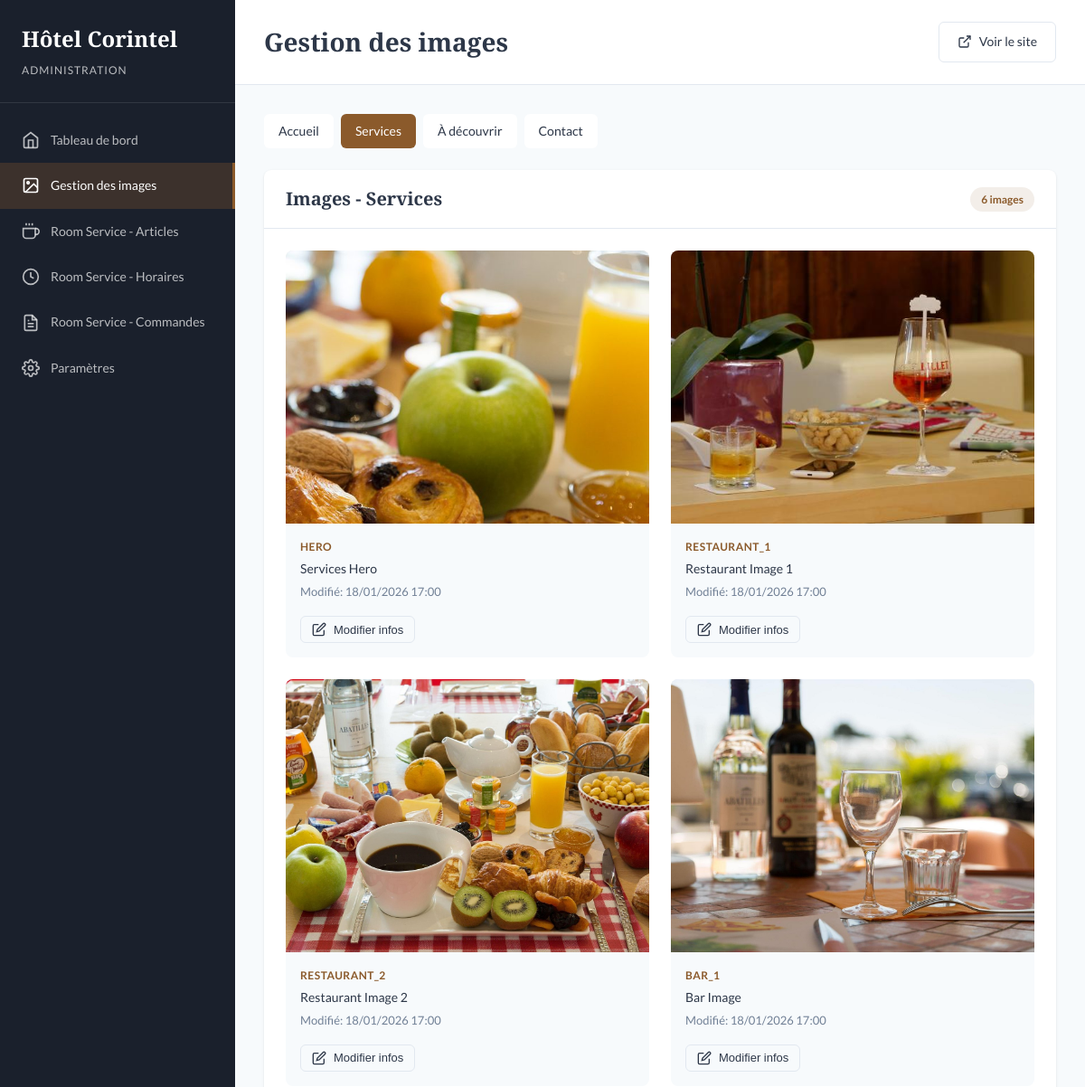
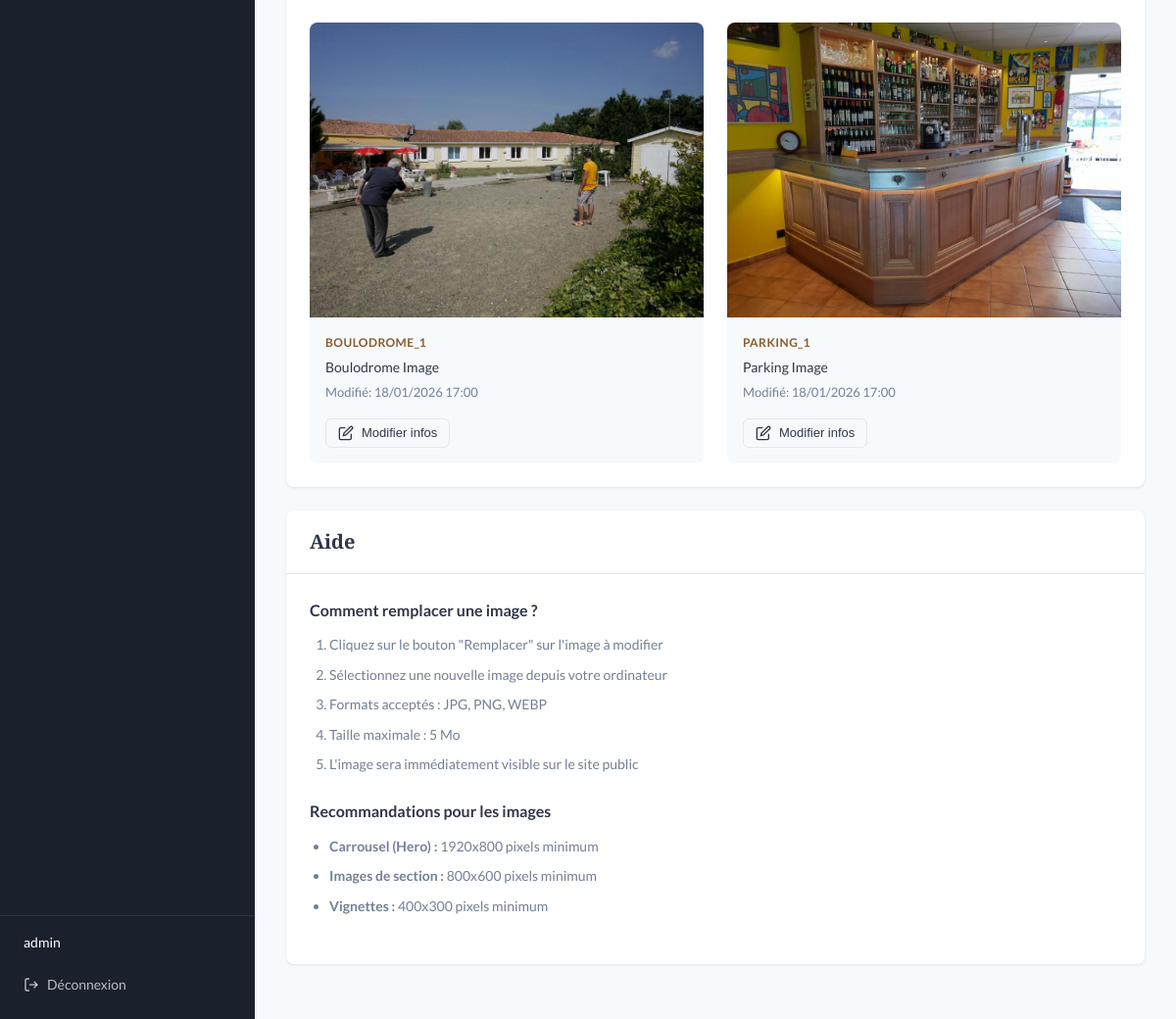
Screenshot of /admin/images.php?section=services (signed in) with the database file from the repository (2 pictures, top to bottom).
### tables this page shows
CREATE TABLE IF NOT EXISTS images (
    id INT AUTO_INCREMENT PRIMARY KEY,
    filename VARCHAR(255) NOT NULL,
    original_filename VARCHAR(255),
    section VARCHAR(50) NOT NULL,
    position INT NOT NULL DEFAULT 1,
    slot_name VARCHAR(100),
    title VARCHAR(255),
    alt_text VARCHAR(255),
    created_at DATETIME DEFAULT CURRENT_TIMESTAMP,
    updated_at DATETIME DEFAULT CURRENT_TIMESTAMP ON UPDATE CURRENT_TIMESTAMP,
    UNIQUE KEY unique_section_position (section, position),
    INDEX idx_section (section)
);

### includes/auth.php (called while the page is built, shortened)
<?php
function getCurrentAdmin(): ?array {
    $pdo = getDatabase();
    $stmt = $pdo->prepare('SELECT id, username, email, last_login FROM admins WHERE id = ?');
    $stmt->execute([$_SESSION['admin_id']]);
    return $stmt->fetch() ?: null;
}

### includes/functions.php (called while the page is built, shortened)
<?php
function getImagesBySection(string $section): array {
    $pdo = getDatabase();
    $stmt = $pdo->prepare('SELECT * FROM images WHERE section = ? ORDER BY position ASC');
    $stmt->execute([$section]);
    return $stmt->fetchAll();
}
function getAllSections(): array {
    return [
        'home' => 'Accueil',
        'services' => 'Services',
        'activities' => 'À découvrir',
        'contact' => 'Contact'
    ];
}
function h(string $string): string {
    return htmlspecialchars($string, ENT_QUOTES, 'UTF-8');
}
function formatDate(?string $date): string {
    return date('d/m/Y H:i', strtotime($date));
}

### admin/images.php (the view, shortened to what this page needs)
<?php
require_once __DIR__ . '/../includes/auth.php';
require_once __DIR__ . '/../includes/functions.php';
$admin = getCurrentAdmin();
$sections = getAllSections();
$currentSection = $_GET['section'] ?? 'home';
$images = getImagesBySection($currentSection);
?>
<!DOCTYPE html>
<html lang="fr">
<head>
    <link rel="stylesheet" href="admin-style.css">
</head>
<body>
    <div class="admin-layout">
        <aside class="admin-sidebar">
            <div class="sidebar-header">
                <h2>Hôtel Corintel</h2>
                <span>Administration</span>
            </div>
            <nav class="sidebar-nav">
                <a href="index.php" class="nav-item">
                    <svg viewBox="0 0 24 24" fill="none" stroke="currentColor" stroke-width="2">
                        <path d="M3 9l9-7 9 7v11a2 2 0 0 1-2 2H5a2 2 0 0 1-2-2z"/>
                        <polyline points="9 22 9 12 15 12 15 22"/>
                    </svg>
                    Tableau de bord
                </a>
                <a href="images.php" class="nav-item active">
                    <svg viewBox="0 0 24 24" fill="none" stroke="currentColor" stroke-width="2">
                        <rect x="3" y="3" width="18" height="18" rx="2" ry="2"/>
                        <circle cx="8.5" cy="8.5" r="1.5"/>
                        <polyline points="21 15 16 10 5 21"/>
                    </svg>
                    Gestion des images
                </a>
                <a href="room-service-items.php" class="nav-item">
                    <svg viewBox="0 0 24 24" fill="none" stroke="currentColor" stroke-width="2">
                        <path d="M18 8h1a4 4 0 0 1 0 8h-1"/>
                        <path d="M2 8h16v9a4 4 0 0 1-4 4H6a4 4 0 0 1-4-4V8z"/>
                        <line x1="6" y1="1" x2="6" y2="4"/>
                        <line x1="10" y1="1" x2="10" y2="4"/>
                        <line x1="14" y1="1" x2="14" y2="4"/>
                    </svg>
                    Room Service - Articles
                </a>
                <a href="room-service-categories.php" class="nav-item">
                    <svg viewBox="0 0 24 24" fill="none" stroke="currentColor" stroke-width="2">
                        <circle cx="12" cy="12" r="10"/>
                        <polyline points="12 6 12 12 16 14"/>
                    </svg>
                    Room Service - Horaires
                </a>
                <a href="room-service-orders.php" class="nav-item">
                    <svg viewBox="0 0 24 24" fill="none" stroke="currentColor" stroke-width="2">
                        <path d="M14 2H6a2 2 0 0 0-2 2v16a2 2 0 0 0 2 2h12a2 2 0 0 0 2-2V8z"/>
                        <polyline points="14 2 14 8 20 8"/>
                        <line x1="16" y1="13" x2="8" y2="13"/>
                        <line x1="16" y1="17" x2="8" y2="17"/>
                        <polyline points="10 9 9 9 8 9"/>
                    </svg>
                    Room Service - Commandes
                </a>
                <a href="settings.php" class="nav-item">
                    Paramètres
                </a>
            </nav>
            <div class="sidebar-footer">
                <div class="user-info">
                    <span class="user-name"><?= h($admin['username']) ?></span>
                </div>
                <a href="logout.php" class="logout-btn">
                    <svg viewBox="0 0 24 24" fill="none" stroke="currentColor" stroke-width="2">
                        <path d="M9 21H5a2 2 0 0 1-2-2V5a2 2 0 0 1 2-2h4"/>
                        <polyline points="16 17 21 12 16 7"/>
                        <line x1="21" y1="12" x2="9" y2="12"/>
                    </svg>
                    Déconnexion
                </a>
            </div>
        </aside>
        <main class="admin-main">
            <header class="admin-header">
                <h1>Gestion des images</h1>
                <a href="../index.html" target="_blank" class="btn btn-outline">
                    <svg viewBox="0 0 24 24" fill="none" stroke="currentColor" stroke-width="2">
                        <path d="M18 13v6a2 2 0 0 1-2 2H5a2 2 0 0 1-2-2V8a2 2 0 0 1 2-2h6"/>
                        <polyline points="15 3 21 3 21 9"/>
                        <line x1="10" y1="14" x2="21" y2="3"/>
                    </svg>
                    Voir le site
                </a>
            </header>
            <div class="admin-content">
                <div class="section-tabs">
                    <?php foreach ($sections as $key => $name): ?>
                        <a href="?section=<?= h($key) ?>"
                           class="section-tab <?= $key === $currentSection ? 'active' : '' ?>">
                            <?= h($name) ?>
                        </a>
                    <?php endforeach; ?>
                </div>
                <div class="card">
                    <div class="card-header">
                        <h2>Images - <?= h($sections[$currentSection]) ?></h2>
                        <span class="badge"><?= count($images) ?> images</span>
                    </div>
                    <div class="card-body">
                        <?php if (empty($images)): ?>
                            <p class="empty-state">Aucune image configurée pour cette section.</p>
                        <?php else: ?>
                            <div class="images-grid">
                                <?php foreach ($images as $image): ?>
                                    <div class="image-card" data-id="<?= $image['id'] ?>">
                                        <div class="image-preview">
                                        </div>
                                        <div class="image-info">
                                            <span class="image-slot"><?= h($image['slot_name'] ?? 'Position ' . $image['position']) ?></span>
                                            <span class="image-title"><?= h($image['title'] ?? 'Sans titre') ?></span>
                                            <span class="image-date">Modifié: <?= formatDate($image['updated_at']) ?></span>
                                        </div>
                                        <div class="image-actions">
                                            <button type="button" class="btn btn-sm btn-outline" onclick="openEditModal(<?= htmlspecialchars(json_encode($image)) ?>)">
                                                <svg viewBox="0 0 24 24" fill="none" stroke="currentColor" stroke-width="2">
                                                    <path d="M11 4H4a2 2 0 0 0-2 2v14a2 2 0 0 0 2 2h14a2 2 0 0 0 2-2v-7"/>
                                                    <path d="M18.5 2.5a2.121 2.121 0 0 1 3 3L12 15l-4 1 1-4 9.5-9.5z"/>
                                                </svg>
                                                Modifier infos
                                            </button>
                                        </div>
                                    </div>
                                <?php endforeach; ?>
                            </div>
                        <?php endif; ?>
                    </div>
                </div>
                <div class="card">
                    <div class="card-header">
                        <h2>Aide</h2>
                    </div>
                    <div class="card-body">
                        <div class="help-content">
                            <h4>Comment remplacer une image ?</h4>
                            <ol>
                                <li>Cliquez sur le bouton "Remplacer" sur l'image à modifier</li>
                                <li>Sélectionnez une nouvelle image depuis votre ordinateur</li>
                                <li>Formats acceptés : JPG, PNG, WEBP</li>
                                <li>Taille maximale : 5 Mo</li>
                                <li>L'image sera immédiatement visible sur le site public</li>
                            </ol>
                            <h4>Recommandations pour les images</h4>
                            <ul>
                                <li><strong>Carrousel (Hero) :</strong> 1920x800 pixels minimum</li>
                                <li><strong>Images de section :</strong> 800x600 pixels minimum</li>
                                <li><strong>Vignettes :</strong> 400x300 pixels minimum</li>
                            </ul>
                        </div>
                    </div>
                </div>
            </div>
        </main>
    </div>
</body>
</html>

### rows the page displays
images: slot_name "HERO", title "Services Hero", updated_at "18/01/2026 17:00"
images: slot_name "RESTAURANT_1", title "Restaurant Image 1", updated_at "18/01/2026 17:00"
images: slot_name "RESTAURANT_2", title "Restaurant Image 2", updated_at "18/01/2026 17:00"
images: slot_name "BAR_1", title "Bar Image", updated_at "18/01/2026 17:00"
images: slot_name "BOULODROME_1", title "Boulodrome Image", updated_at "18/01/2026 17:00"
images: slot_name "PARKING_1", title "Parking Image", updated_at "18/01/2026 17:00"

### other values shown
$admin['username'] "admin"
$name "Accueil"
$name "Services"
$name "À découvrir"
$name "Contact"
$sections[$currentSection] "Services"
count($images) "6"
